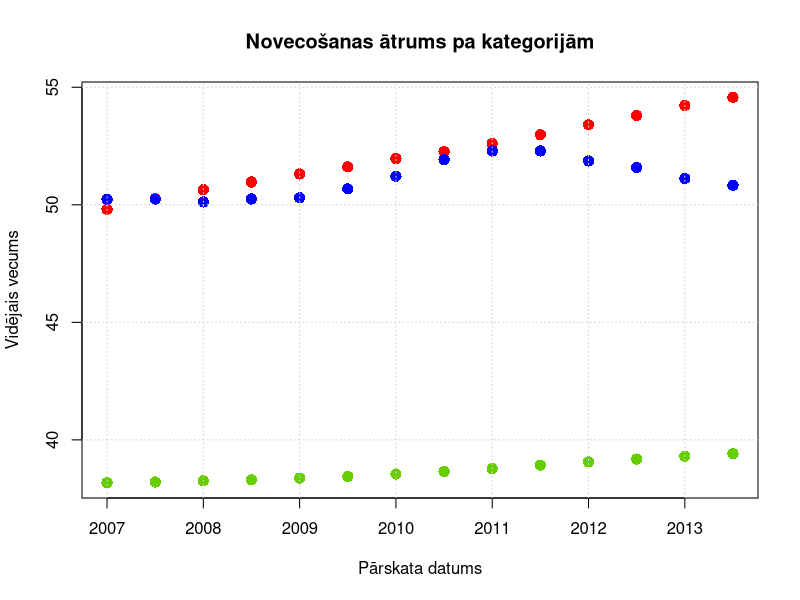
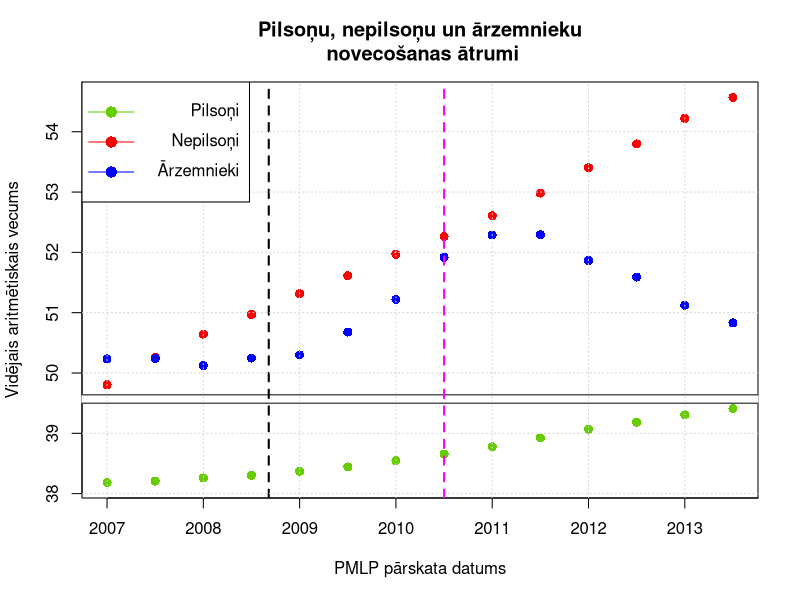

Here is the R script that generated these plots, in order: (Note: this script raises an error after producing the figures.)
# Set this path to the one that you are using


#setwd("/home/student/java-eim/java-eim-parent/src/site/resources/R/dataproc/demography/")

library("rstudioapi")
setwd(dirname(rstudioapi::getActiveDocumentContext()$path))



#source("noncit-load.R")
dsets <- c("2007-01-01", "2007-07-01", "2008-01-01", "2008-07-01", 
           "2009-01-01", "2009-07-01", "2010-01-01", "2010-07-01", 
           "2011-01-01", "2011-07-01", "2012-01-01", "2012-07-01", 
           "2013-01-01", "2013-07-01")

getYear <- function(x) {
  ddd <- as.numeric(as.Date(x) - as.Date("2007-01-01"))
  round(2007+ddd/365.25, digits=2)
}

df <- read.table("DzGads-VPd-2007_2013.csv", head=TRUE, sep=",")


# gap.plot() needs "plotrix" package
if (!"plotrix" %in% installed.packages()) install.packages("plotrix")
library(plotrix)

avgAge <- function(dd,colName) {
  dFrame <- df[df$ReportDate == dd, ]
  
  
  v1 <- as.vector(dFrame[[colName]])
  v2 <- as.vector(getYear(dd) - (dFrame$BirthYear + 0.5))
  (rr <- sum(v1*v2)/sum(v1))
}


peopleCategories <- c("LvCitizen", "LvNonCitizen", "Foreign")
categoryColors <- c("LvCitizen" = "chartreuse3",
                    "LvNonCitizen" = "red", 
                    "Foreign" = "blue")

avgAgesList <- list()
for (cc in peopleCategories) {
  avgAgesList[[cc]] <- as.vector(sapply(X=dsets,FUN=avgAge,colName=cc))
}



##################################################
### Draw a plain chart with colored dots
##################################################
years <- as.vector(sapply(dsets, getYear))
twogrp <- c(avgAgesList[["LvCitizen"]], 
            avgAgesList[["LvNonCitizen"]],
            avgAgesList[["Foreign"]])
gpcol<-rep(c("chartreuse3","red","blue"),each=length(years))
yr <- rep(years,times=3)
png("noncit-aging-2007_2013.png", width = 600, height = 450)
plot(yr, twogrp, col=gpcol, pch=16, cex=1.5, 
     xlab="P\u0101rskata datums", ylab="Vid\u0113jais vecums")
grid()
title("Noveco\u0161anas \u0101trums pa kategorij\u0101m")
dev.off()


##################################################
### Draw the same chart with a gap and a legend
##################################################
png("noncit-aging-full-2007_2013.png", width = 600, height = 450)
# allow copying between output devices
dev.control(displaylist='enable') 

gap.plot(yr,twogrp,gap=c(39.5,49.5),
         main="Pilso\u0146u, nepilso\u0146u un \u0101rzemnieku\n noveco\u0161anas \u0101trumi",
         col=gpcol, pch=16, cex=1.2,
         ytics=c(38,39,40,50,51,52,53,54,55),
         xlab="PMLP p\u0101rskata datums", 
         ylab="Vid\u0113jais aritm\u0113tiskais vecums")
axis.break(axis=2,breakpos=39.5,pos=NA,bgcol="white",breakcol="black",
           style="slash",brw=0.04)

LehmanBrothers <- as.Date(c("2008-09-15", "2008-01-11"))
xx <- 2008+(LehmanBrothers[1]-LehmanBrothers[2])/365
abline(v = xx, lty=2, lwd=2, col="black")

grid()
temp <- legend("topleft", legend = c(" "," "," "),
               text.width = strwidth("\u0100rzemnieki"), 
               col=c("chartreuse3","red","blue"),
               lty = 1, xjust = 1, yjust = 1, lwd=c(1,1,1), 
               pch=16, cex=1.5, text.font=0)
text(temp$rect$left + temp$rect$w, temp$text$y,
     c("Pilso\u0146i", "Nepilso\u0146i", 
       "\u0100rzemnieki"), pos = 2)
abline(v = 2010.5, lty=2, lwd=2, col="magenta")

# Save intermediate plot - gap-plot (without regression lines)
dev.copy(png,file="noncit-aging-gap-2007_2013.png", width=600, height=450)
dev.off()


##################################################
### Simple Linear Regression 
##################################################

for (cc in peopleCategories) {
  # Linearas regresijas taisne alpha+beta*t. 
  beta <- (mean(years[5:14]*avgAgesList[[cc]][5:14]) - 
             mean(years[5:14])*mean(avgAgesList[[cc]][5:14]))/
    (mean(years[5:14]*years[5:14]) - (mean(years[5:14]))^2)
  alpha <- mean(avgAgesList[[cc]][5:14]) - beta*mean(years[5:14])
  print(paste("For category '", cc, "' the aging speed is ", beta, sep=""))
  if (cc == "LvCitizen") {
    vv <- alpha + beta*years
    points(years[5:14],vv[5:14], type='l', 
           col=categoryColors[[cc]])
    points(years[1:5],vv[1:5], type='l', 
           lty=3, lwd=2,  col=categoryColors[[cc]])    
  }
  if (cc == "LvNonCitizen") {
    vv <- alpha + beta*years - 10
    points(years[5:14], vv[5:14], type="l", 
           lty=1, col=categoryColors[[cc]])
    points(years[1:5],vv[1:5], type='l', 
           lty=3, lwd=2,  col=categoryColors[[cc]])    
  }  
}
dev.off()
